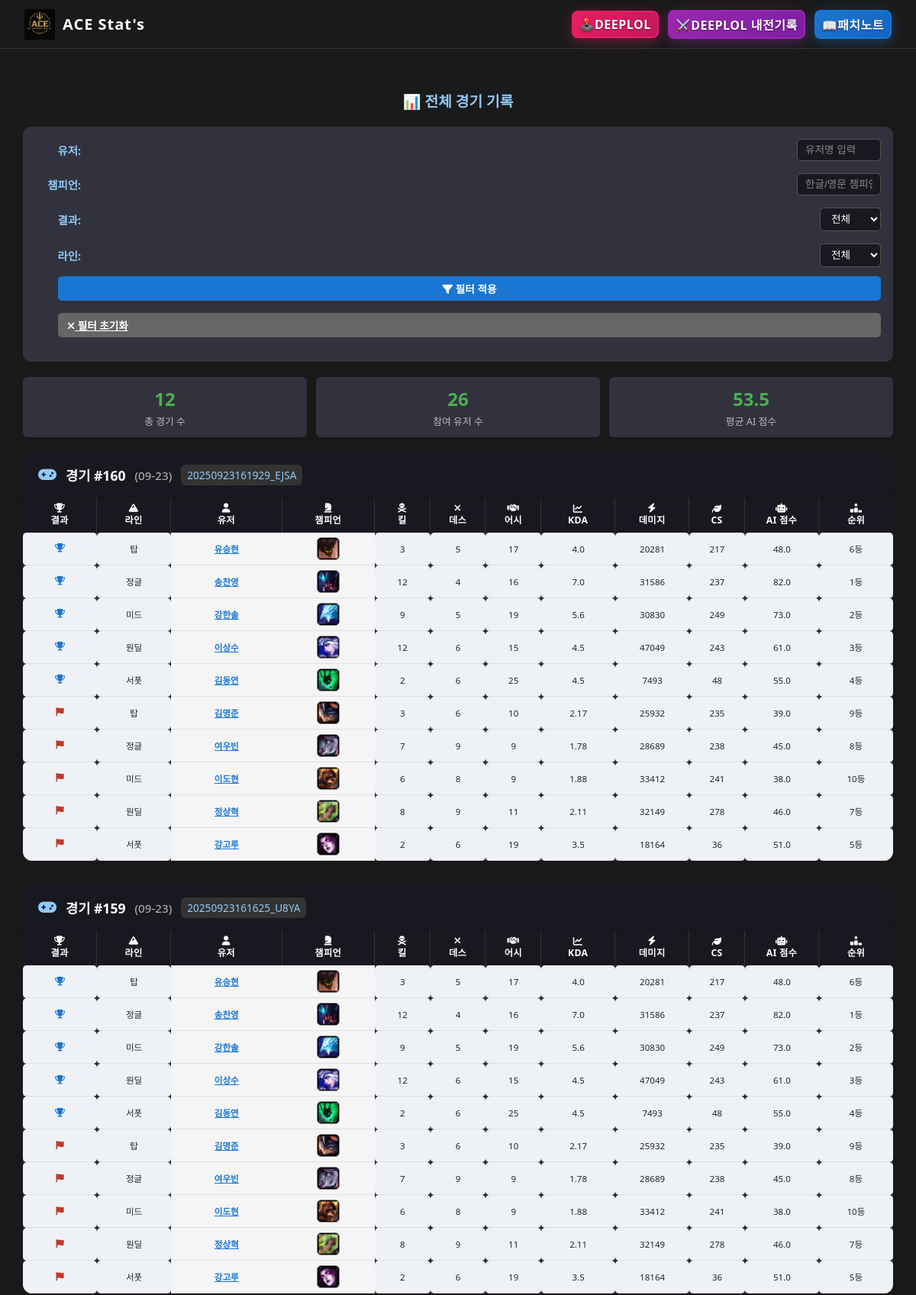
Screenshot of /database/ (upper part) with the database file from the repository.
### lolapp/models.py (models this page shows, shortened)
class Game(models.Model):
    id = models.AutoField(primary_key=True)
    date = models.CharField(max_length=5)  # 'mm-dd'
    unique_key = models.CharField(max_length=50, unique=True)

class GameData(models.Model):
    id = models.AutoField(primary_key=True)
    game = models.ForeignKey(Game, on_delete=models.CASCADE)
    user = models.ForeignKey(User, to_field='lol_id', on_delete=models.CASCADE)
    result = models.CharField(max_length=10)  # 'win'/'lose'
    champion = models.CharField(max_length=30)
    line = models.CharField(max_length=10)
    kill = models.IntegerField()
    death = models.IntegerField()
    assist = models.IntegerField()
    cs = models.IntegerField(default=0)
    damage = models.IntegerField(default=0)
    ai_score = models.FloatField(default=0)
    kda_ratio = models.FloatField(default=0)
    placement = models.CharField(max_length=10, default="")
    rank = models.CharField(max_length=10, default="")
    total_score = models.FloatField(default=100)  # 누적 총점 (100점 시작) - 기존 시스템 호환용
    title = models.CharField(max_length=20, default="")  # BEST! / WORST! 칭호
    lp_before = models.IntegerField(default=LP_INIT)  # 경기 전 LP
    lp_after = models.IntegerField(default=LP_INIT)   # 경기 후 LP
    lp_change = models.IntegerField(default=0)        # LP 변화량

class User(models.Model):
    name = models.CharField(max_length=30)
    lol_id = models.CharField(max_length=40, primary_key=True)

### lolapp/views.py (the view, shortened to what this page needs)
# urls.py: path('database/', views.database, name='database'),
def database(request):
    selected_user = request.GET.get('user', '')
    selected_champion = request.GET.get('champion', '')
    selected_result = request.GET.get('result', '')
    selected_line = request.GET.get('line', '')
    games = GameData.objects.select_related('user', 'game').order_by('-game__id', '-id')
    if selected_user:
        games = games.filter(user__name__icontains=selected_user)
    if selected_result:
        games = games.filter(result=selected_result)
    if selected_line:
        games = games.filter(line=selected_line)
    unique_games_count = games.values('game').distinct().count()
    total_users = User.objects.count()
    avg_score = games.aggregate(avg=Avg('ai_score'))['avg'] or 0
    paginator = Paginator(games, 100)  # 페이지당 100개 (5경기 × 2팀)
    page_number = request.GET.get('page')
    page_obj = paginator.get_page(page_number)
    game_groups = []
    current_game_id = None
    current_group = None
    for game in page_obj:
        game.champion_img = get_champion_img_name(game.champion)
        game.kda = round((game.kill + game.assist) / (game.death if game.death != 0 else 1), 2)
        if current_game_id != game.game.id:
            if current_group:
                win_team = [g for g in current_group['games'] if g.result == 'win']
                lose_team = [g for g in current_group['games'] if g.result == 'lose']
                line_order = {'TOP': 1, 'JUG': 2, 'MID': 3, 'ADC': 4, 'SUP': 5}
                win_team.sort(key=lambda x: line_order.get(x.line, 6))
                lose_team.sort(key=lambda x: line_order.get(x.line, 6))
                current_group['games'] = win_team + lose_team
                game_groups.append(current_group)
            current_game_id = game.game.id
            current_group = {
                'game_id': game.game.id,
                'date': game.game.date,
                'unique_key': game.game.unique_key,
                'games': [],
                'win_count': 0,
                'lose_count': 0
            }
        current_group['games'].append(game)
        if game.result == 'win':
            current_group['win_count'] += 1
        else:
            current_group['lose_count'] += 1
    if current_group:
        win_team = [g for g in current_group['games'] if g.result == 'win']
        lose_team = [g for g in current_group['games'] if g.result == 'lose']
        line_order = {'TOP': 1, 'JUG': 2, 'MID': 3, 'ADC': 4, 'SUP': 5}
        win_team.sort(key=lambda x: line_order.get(x.line, 6))
        lose_team.sort(key=lambda x: line_order.get(x.line, 6))
        current_group['games'] = win_team + lose_team
        game_groups.append(current_group)
    users = User.objects.all().order_by('name')
    champions = GameData.objects.values_list('champion', flat=True).distinct().order_by('champion')
    context = {
        'game_groups': game_groups,
        'unique_games_count': unique_games_count,
        'total_users': total_users,
        'avg_score': avg_score,
        'users': users,
        'champions': champions,
        'selected_user': selected_user,
        'selected_champion': selected_champion,
        'selected_result': selected_result,
        'selected_line': selected_line,
        'is_paginated': paginator.num_pages > 1,
        'page_obj': page_obj,
    }
    return render(request, 'lolapp/database.html', context)

### lolapp/templates/lolapp/database.html (shortened to what this page needs)
{% load static %}
{% include 'lolapp/header.html' %}
<link rel="stylesheet" href="{% static 'header.css' %}">
<!DOCTYPE html>
<html lang="ko">
<head>
    <link rel="stylesheet" href="https://cdnjs.cloudflare.com/ajax/libs/font-awesome/6.4.2/css/all.min.css">
</head>
<body>
    <div class="container">
        <div class="section-title">📊 전체 경기 기록</div>
        <div class="filter-section">
            <form method="get" action="{% url 'database' %}">
                <div class="filter-row">
                    <div class="filter-group">
                        <label class="filter-label">유저:</label>
                        <input type="text" name="user" class="filter-input" placeholder="유저명 입력" value="{{ selected_user }}">
                    </div>
                    <div class="filter-group">
                        <label class="filter-label">챔피언:</label>
                        <input type="text" name="champion" class="filter-input" placeholder="한글/영문 챔피언명" value="{{ selected_champion }}">
                    </div>
                    <div class="filter-group">
                        <label class="filter-label">결과:</label>
                        <select name="result" class="filter-input" style="width: 80px;">
                            <option value="">전체</option>
                        </select>
                    </div>
                    <div class="filter-group">
                        <label class="filter-label">라인:</label>
                        <select name="line" class="filter-input" style="width: 80px;">
                            <option value="">전체</option>
                        </select>
                    </div>
                </div>
                <div class="filter-row"style="margin-left: 30px;">
                    <button type="submit" class="filter-btn">
                        <i class="fa-solid fa-filter"></i> 필터 적용
                    </button>
                    <a href="{% url 'database' %}" class="filter-btn clear-btn">
                        <i class="fa-solid fa-times"></i> 필터 초기화
                    </a>
                </div>
            </form>
        </div>
        <div class="stats-cards">
            <div class="stat-card">
                <div class="stat-number">{{ unique_games_count }}</div>
                <div class="stat-label">총 경기 수</div>
            </div>
            <div class="stat-card">
                <div class="stat-number">{{ total_users }}</div>
                <div class="stat-label">참여 유저 수</div>
            </div>
            <div class="stat-card">
                <div class="stat-number">{{ avg_score|floatformat:1 }}</div>
                <div class="stat-label">평균 AI 점수</div>
            </div>
        </div>
        {% for game_group in game_groups %}
        <div class="game-group" style="margin-bottom: 32px;">
            <div class="game-header" style="background: #181820; color: #fff; padding: 16px 20px; border-radius: 12px 12px 0 0; display: flex; justify-content: space-between; align-items: center; box-shadow: 0 2px 8px #0002;">
                <div style="display: flex; align-items: center; gap: 12px;">
                    <i class="fa-solid fa-gamepad" style="color: #90caf9; font-size: 1.2em;"></i>
                    <span style="font-weight: bold; font-size: 1.1em;">경기 #{{ game_group.game_id }}</span>
                    <span style="color: #bdbdbd; font-size: 0.95em;">({{ game_group.date }})</span>
                    <span style="background: #333; padding: 4px 8px; border-radius: 6px; font-size: 0.85em; color: #90caf9;">{{ game_group.unique_key }}</span>
                </div>
            </div>
            <table class="games-table" style="border-radius: 0 0 12px 12px;">
                <thead>
                    <tr>
                        <th style="width: 8%;"><i class="fa-solid fa-trophy"></i><br>결과</th>
                        <th style="width: 8%;"><i class="fa-solid fa-mountain"></i><br>라인</th>
                        <th style="width: 12%;"><i class="fa-solid fa-user"></i><br>유저</th>
                        <th style="width: 10%;"><i class="fa-solid fa-chess-knight"></i><br>챔피언</th>
                        <th style="width: 6%;"><i class="fa-solid fa-skull-crossbones"></i><br>킬</th>
                        <th style="width: 6%;"><i class="fa-solid fa-xmark"></i><br>데스</th>
                        <th style="width: 6%;"><i class="fa-solid fa-handshake"></i><br>어시</th>
                        <th style="width: 8%;"><i class="fa-solid fa-chart-line"></i><br>KDA</th>
                        <th style="width: 8%;"><i class="fa-solid fa-bolt"></i><br>데미지</th>
                        <th style="width: 6%;"><i class="fa-solid fa-leaf"></i><br>CS</th>
                        <th style="width: 8%;"><i class="fa-solid fa-robot"></i><br>AI 점수</th>
                        <th style="width: 8%;"><i class="fa-solid fa-ranking-star"></i><br>순위</th>
                    </tr>
                </thead>
                <tbody>
                    {% for game in game_group.games %}
                    <tr>
                        <td class="icon-cell" style="background: #eef2f7 !important;">
                            {% if game.result == 'win' %}
                                <i class="fa-solid fa-trophy result-win"></i>
                            {% else %}
                                <i class="fa-solid fa-flag result-lose"></i>
                            {% endif %}
                        </td>
                        <td class="icon-cell" style="background: #eef2f7 !important;">
                            {% if game.line == 'TOP' %}탑
                            {% elif game.line == 'JUG' %}정글
                            {% elif game.line == 'MID' %}미드
                            {% elif game.line == 'ADC' %}원딜
                            {% elif game.line == 'SUP' %}서폿
                            {% else %}{{ game.line }}{% endif %}
                        </td>
                        <td class="user-link" style="background: #f5f5f5 !important;">
                            <a href="/search/?name={{ game.user.name }}">{{ game.user.name }}</a>
                        </td>
                        <td style="background: #f5f5f5 !important;">
                            <img src="{% static 'img/' %}{{ game.champion_img }}.png" alt="{{ game.champion }}" class="champion-img">
                        </td>
                        <td class="icon-cell" style="background: #eef2f7 !important;">{{ game.kill }}</td>
                        <td class="icon-cell" style="background: #eef2f7 !important;">{{ game.death }}</td>
                        <td class="icon-cell" style="background: #eef2f7 !important;">{{ game.assist }}</td>
                        <td class="icon-cell" style="background: #eef2f7 !important;">{{ game.kda|default:"-" }}</td>
                        <td class="icon-cell" style="background: #eef2f7 !important;">{{ game.damage|default:"-" }}</td>
                        <td class="icon-cell" style="background: #eef2f7 !important;">{{ game.cs|default:"-" }}</td>
                        <td class="icon-cell" style="background: #eef2f7 !important;">{{ game.ai_score|default:"-" }}</td>
                        <td class="icon-cell" style="background: #eef2f7 !important;">{{ game.placement|default:"-" }}</td>
                    </tr>
                    {% endfor %}
                </tbody>
            </table>
        </div>
        {% empty %}
        <div style="text-align: center; padding: 40px; color: #888; background: #f5f5f5; border-radius: 12px;">
            <i class="fa-solid fa-info-circle" style="margin-right: 8px;"></i>
            조건에 맞는 경기 기록이 없습니다.
        </div>
        {% endfor %}
    </div>
</body>
</html>

### lolapp/static/header.css (style rules this page uses)
body { margin: 0; padding: 0; background: #1a1a1a; color: #fff; }

### lolapp/templates/lolapp/database.html (style rules this page uses)
body { background: #1a1a1a; font-family: 'Segoe UI', Arial, sans-serif; color: #e0e0e0; margin: 0; }
.container { max-width: 1400px; margin: 40px auto; background: #1a1a1a; border-radius: 10px; padding: 24px; }
.section-title { font-size: 1.2em; margin: 0 0 20px 0; color: #90caf9; text-align: center; font-weight: bold; }
.filter-section { background: #32323e; border-radius: 10px; padding: 16px; margin-bottom: 20px; box-shadow: 0 2px 8px #0002; }
.filter-row { display: flex; gap: 16px; align-items: center; flex-wrap: wrap; margin-bottom: 12px; }
.filter-row:last-child { margin-bottom: 0; }
.filter-group { display: flex; align-items: center; gap: 8px; }
.filter-label { color: #90caf9; font-weight: bold; min-width: 60px; font-size: 0.9em; text-align: right; }
.filter-input { padding: 6px 10px; border: 1px solid #555; border-radius: 5px; background: #181820; color: #fff; font-size: 0.85em; width: 110px; }
.filter-input::placeholder { color: #888; }
.filter-btn { padding: 6px 12px; background: #1976d2; color: #fff; border: none; border-radius: 5px; cursor: pointer; font-weight: bold; transition: background 0.2s; font-size: 0.85em; }
.clear-btn { background: #666; }
.stats-cards { display: flex; gap: 12px; margin-bottom: 20px; flex-wrap: wrap; }
.stat-card { background: #32323e; border-radius: 6px; padding: 12px 16px; text-align: center; flex: 1; min-width: 120px; box-shadow: 0 2px 8px #0002; }
.stat-number { font-size: 1.5em; font-weight: bold; color: #4caf50; margin-bottom: 3px; }
.stat-label { color: #bdbdbd; font-size: 0.8em; }
.games-table { background: #282838; color: #fff; border-radius: 10px; overflow: hidden; border-collapse: separate; border-spacing: 0; font-size: 0.85em; box-shadow: 0 2px 12px #0002; width: 100%; }
.games-table th { background: #181820; color: #fff; font-size: 0.9em; padding: 8px 6px; border: none; letter-spacing: 0.3px; border-right: 1px solid #333; vertical-align: middle; text-align: center; }
.games-table th:last-child { border-right: none; }
.games-table td { background: #f5f5f5 !important; color: #23232b !important; font-size: 0.85em; padding: 6px 4px; border: none; border-bottom: 1px solid #e0e0e0; vertical-align: middle; text-align: center; }
.games-table .icon-cell { background: #eef2f7 !important; border-radius: 5px; font-size: 0.85em; color: #23232b; padding: 3px 5px; vertical-align: middle; }
.games-table .champion-img { width: 28px; height: 28px; border-radius: 6px; border: 1px solid #888; background: #111; display: block; margin: auto; }
.games-table .user-link a { color: #1976d2; text-decoration: underline; font-weight: bold; }
.games-table .result-win { color: #1976d2; }
.games-table .result-lose { color: #c0392b; }
@media (max-width: 1200px) { .container { max-width: 95%; padding: 14px; } }
@media (max-width: 1200px) { .filter-row { flex-direction: column; align-items: stretch; } }
@media (max-width: 1200px) { .filter-group { justify-content: space-between; } }

### rows the page displays
Game: date "09-23", unique_key "20250923161929_EJSA"
GameData: result "win" (drawn), line "탑", user.name "유승현", champion (picture), kill "3", death "5", assist "17", kda "4.0", damage "20281", cs "217", ai_score "48.0", placement "6등"
GameData: result "win" (drawn), line "정글", user.name "송찬영", champion (picture), kill "12", death "4", assist "16", kda "7.0", damage "31586", cs "237", ai_score "82.0", placement "1등"
GameData: result "win" (drawn), line "미드", user.name "강한솔", champion (picture), kill "9", death "5", assist "19", kda "5.6", damage "30830", cs "249", ai_score "73.0", placement "2등"
GameData: result "win" (drawn), line "원딜", user.name "이상수", champion (picture), kill "12", death "6", assist "15", kda "4.5", damage "47049", cs "243", ai_score "61.0", placement "3등"
GameData: result "win" (drawn), line "서폿", user.name "김동연", champion (picture), kill "2", death "6", assist "25", kda "4.5", damage "7493", cs "48", ai_score "55.0", placement "4등"
GameData: result "lose" (drawn), line "탑", user.name "김명준", champion (picture), kill "3", death "6", assist "10", kda "2.17", damage "25932", cs "235", ai_score "39.0", placement "9등"
GameData: result "lose" (drawn), line "정글", user.name "여우빈", champion (picture), kill "7", death "9", assist "9", kda "1.78", damage "28689", cs "238", ai_score "45.0", placement "8등"
GameData: result "lose" (drawn), line "미드", user.name "이도현", champion (picture), kill "6", death "8", assist "9", kda "1.88", damage "33412", cs "241", ai_score "38.0", placement "10등"
GameData: result "lose" (drawn), line "원딜", user.name "정상혁", champion (picture), kill "8", death "9", assist "11", kda "2.11", damage "32149", cs "278", ai_score "46.0", placement "7등"
GameData: result "lose" (drawn), line "서폿", user.name "강고루", champion (picture), kill "2", death "6", assist "19", kda "3.5", damage "18164", cs "36", ai_score "51.0", placement "5등"
Game: date "09-23", unique_key "20250923161625_U8YA"
GameData: result "win" (drawn), line "탑", user.name "유승현", champion (picture), kill "3", death "5", assist "17", kda "4.0", damage "20281", cs "217", ai_score "48.0", placement "6등"
GameData: result "win" (drawn), line "정글", user.name "송찬영", champion (picture), kill "12", death "4", assist "16", kda "7.0", damage "31586", cs "237", ai_score "82.0", placement "1등"
GameData: result "win" (drawn), line "미드", user.name "강한솔", champion (picture), kill "9", death "5", assist "19", kda "5.6", damage "30830", cs "249", ai_score "73.0", placement "2등"
GameData: result "win" (drawn), line "원딜", user.name "이상수", champion (picture), kill "12", death "6", assist "15", kda "4.5", damage "47049", cs "243", ai_score "61.0", placement "3등"
GameData: result "win" (drawn), line "서폿", user.name "김동연", champion (picture), kill "2", death "6", assist "25", kda "4.5", damage "7493", cs "48", ai_score "55.0", placement "4등"
GameData: result "lose" (drawn), line "탑", user.name "김명준", champion (picture), kill "3", death "6", assist "10", kda "2.17", damage "25932", cs "235", ai_score "39.0", placement "9등"
GameData: result "lose" (drawn), line "정글", user.name "여우빈", champion (picture), kill "7", death "9", assist "9", kda "1.78", damage "28689", cs "238", ai_score "45.0", placement "8등"
GameData: result "lose" (drawn), line "미드", user.name "이도현", champion (picture), kill "6", death "8", assist "9", kda "1.88", damage "33412", cs "241", ai_score "38.0", placement "10등"
GameData: result "lose" (drawn), line "원딜", user.name "정상혁", champion (picture), kill "8", death "9", assist "11", kda "2.11", damage "32149", cs "278", ai_score "46.0", placement "7등"
GameData: result "lose" (drawn), line "서폿", user.name "강고루", champion (picture), kill "2", death "6", assist "19", kda "3.5", damage "18164", cs "36", ai_score "51.0", placement "5등"

### other values shown
{{ unique_games_count }} "12"
{{ total_users }} "26"
{{ avg_score|floatformat:1 }} "53.5"
{{ game_group.game_id }} "160" "159"
